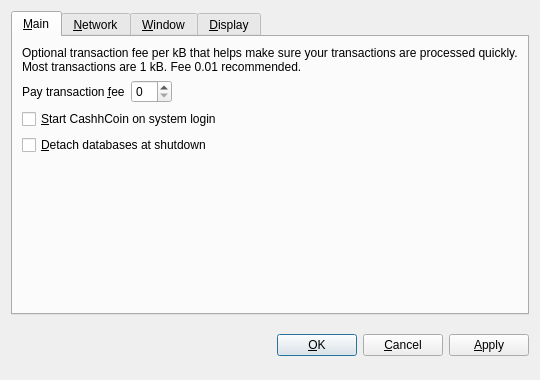
<?xml version="1.0" encoding="UTF-8"?>
<ui version="4.0">
 <class>OptionsDialog</class>
 <widget class="QDialog" name="OptionsDialog">
  <property name="geometry">
   <rect>
    <x>0</x>
    <y>0</y>
    <width>540</width>
    <height>380</height>
   </rect>
  </property>
  <property name="windowTitle">
   <string>Options</string>
  </property>
  <property name="modal">
   <bool>true</bool>
  </property>
  <layout class="QVBoxLayout" name="verticalLayout">
   <item>
    <widget class="QTabWidget" name="tabWidget">
     <property name="tabPosition">
      <enum>QTabWidget::North</enum>
     </property>
     <property name="currentIndex">
      <number>0</number>
     </property>
     <widget class="QWidget" name="tabMain">
      <attribute name="title">
       <string>&amp;Main</string>
      </attribute>
      <layout class="QVBoxLayout" name="verticalLayout_Main">
       <item>
        <widget class="QLabel" name="transactionFeeInfoLabel">
         <property name="text">
          <string>Optional transaction fee per kB that helps make sure your transactions are processed quickly. Most transactions are 1 kB. Fee 0.01 recommended.</string>
         </property>
         <property name="textFormat">
          <enum>Qt::PlainText</enum>
         </property>
         <property name="wordWrap">
          <bool>true</bool>
         </property>
        </widget>
       </item>
       <item>
        <layout class="QHBoxLayout" name="horizontalLayout_Main">
         <item>
          <widget class="QLabel" name="transactionFeeLabel">
           <property name="text">
            <string>Pay transaction &amp;fee</string>
           </property>
           <property name="textFormat">
            <enum>Qt::PlainText</enum>
           </property>
           <property name="buddy">
            <cstring>transactionFee</cstring>
           </property>
          </widget>
         </item>
         <item>
          <widget class="BitcoinAmountField" name="transactionFee"/>
         </item>
         <item>
          <spacer name="horizontalSpacer_Main">
           <property name="orientation">
            <enum>Qt::Horizontal</enum>
           </property>
           <property name="sizeHint" stdset="0">
            <size>
             <width>40</width>
             <height>20</height>
            </size>
           </property>
          </spacer>
         </item>
        </layout>
       </item>
       <item>
        <widget class="QCheckBox" name="bitcoinAtStartup">
         <property name="toolTip">
          <string>Automatically start CashhCoin after logging in to the system.</string>
         </property>
         <property name="text">
          <string>&amp;Start CashhCoin on system login</string>
         </property>
        </widget>
       </item>
       <item>
        <widget class="QCheckBox" name="detachDatabases">
         <property name="toolTip">
          <string>Detach block and address databases at shutdown. This means they can be moved to another data directory, but it slows down shutdown. The wallet is always detached.</string>
         </property>
         <property name="text">
          <string>&amp;Detach databases at shutdown</string>
         </property>
        </widget>
       </item>
       <item>
        <spacer name="verticalSpacer_Main">
         <property name="orientation">
          <enum>Qt::Vertical</enum>
         </property>
         <property name="sizeHint" stdset="0">
          <size>
           <width>20</width>
           <height>40</height>
          </size>
         </property>
        </spacer>
       </item>
      </layout>
     </widget>
     <widget class="QWidget" name="tabNetwork">
      <attribute name="title">
       <string>&amp;Network</string>
      </attribute>
      <layout class="QVBoxLayout" name="verticalLayout_Network">
       <item>
        <widget class="QCheckBox" name="mapPortUpnp">
         <property name="toolTip">
          <string>Automatically open the CashhCoin client port on the router. This only works when your router supports UPnP and it is enabled.</string>
         </property>
         <property name="text">
          <string>Map port using &amp;UPnP</string>
         </property>
        </widget>
       </item>
       <item>
        <widget class="QCheckBox" name="connectSocks">
         <property name="toolTip">
          <string>Connect to the CashhCoin network through a SOCKS proxy (e.g. when connecting through Tor).</string>
         </property>
         <property name="text">
          <string>&amp;Connect through SOCKS proxy:</string>
         </property>
        </widget>
       </item>
       <item>
        <layout class="QHBoxLayout" name="horizontalLayout_Network">
         <item>
          <widget class="QLabel" name="proxyIpLabel">
           <property name="text">
            <string>Proxy &amp;IP:</string>
           </property>
           <property name="textFormat">
            <enum>Qt::PlainText</enum>
           </property>
           <property name="buddy">
            <cstring>proxyIp</cstring>
           </property>
          </widget>
         </item>
         <item>
          <widget class="QValidatedLineEdit" name="proxyIp">
           <property name="maximumSize">
            <size>
             <width>140</width>
             <height>16777215</height>
            </size>
           </property>
           <property name="toolTip">
            <string>IP address of the proxy (e.g. 127.0.0.1)</string>
           </property>
          </widget>
         </item>
         <item>
          <widget class="QLabel" name="proxyPortLabel">
           <property name="text">
            <string>&amp;Port:</string>
           </property>
           <property name="textFormat">
            <enum>Qt::PlainText</enum>
           </property>
           <property name="buddy">
            <cstring>proxyPort</cstring>
           </property>
          </widget>
         </item>
         <item>
          <widget class="QLineEdit" name="proxyPort">
           <property name="maximumSize">
            <size>
             <width>55</width>
             <height>16777215</height>
            </size>
           </property>
           <property name="toolTip">
            <string>Port of the proxy (e.g. 9050)</string>
           </property>
          </widget>
         </item>
         <item>
          <widget class="QLabel" name="socksVersionLabel">
           <property name="text">
            <string>SOCKS &amp;Version:</string>
           </property>
           <property name="textFormat">
            <enum>Qt::PlainText</enum>
           </property>
           <property name="buddy">
            <cstring>socksVersion</cstring>
           </property>
          </widget>
         </item>
         <item>
          <widget class="QValueComboBox" name="socksVersion">
           <property name="toolTip">
            <string>SOCKS version of the proxy (e.g. 5)</string>
           </property>
          </widget>
         </item>
         <item>
          <spacer name="horizontalSpacer_Network">
           <property name="orientation">
            <enum>Qt::Horizontal</enum>
           </property>
           <property name="sizeHint" stdset="0">
            <size>
             <width>40</width>
             <height>20</height>
            </size>
           </property>
          </spacer>
         </item>
        </layout>
       </item>
       <item>
        <spacer name="verticalSpacer_Network">
         <property name="orientation">
          <enum>Qt::Vertical</enum>
         </property>
         <property name="sizeHint" stdset="0">
          <size>
           <width>20</width>
           <height>40</height>
          </size>
         </property>
        </spacer>
       </item>
      </layout>
     </widget>
     <widget class="QWidget" name="tabWindow">
      <attribute name="title">
       <string>&amp;Window</string>
      </attribute>
      <layout class="QVBoxLayout" name="verticalLayout_Window">
       <item>
        <widget class="QCheckBox" name="minimizeToTray">
         <property name="toolTip">
          <string>Show only a tray icon after minimizing the window.</string>
         </property>
         <property name="text">
          <string>&amp;Minimize to the tray instead of the taskbar</string>
         </property>
        </widget>
       </item>
       <item>
        <widget class="QCheckBox" name="minimizeOnClose">
         <property name="toolTip">
          <string>Minimize instead of exit the application when the window is closed. When this option is enabled, the application will be closed only after selecting Quit in the menu.</string>
         </property>
         <property name="text">
          <string>M&amp;inimize on close</string>
         </property>
        </widget>
       </item>
       <item>
        <spacer name="verticalSpacer_Window">
         <property name="orientation">
          <enum>Qt::Vertical</enum>
         </property>
         <property name="sizeHint" stdset="0">
          <size>
           <width>20</width>
           <height>40</height>
          </size>
         </property>
        </spacer>
       </item>
      </layout>
     </widget>
     <widget class="QWidget" name="tabDisplay">
      <attribute name="title">
       <string>&amp;Display</string>
      </attribute>
      <layout class="QVBoxLayout" name="verticalLayout_Display">
       <item>
        <layout class="QHBoxLayout" name="horizontalLayout_1_Display">
         <item>
          <widget class="QLabel" name="langLabel">
           <property name="text">
            <string>User Interface &amp;language:</string>
           </property>
           <property name="textFormat">
            <enum>Qt::PlainText</enum>
           </property>
           <property name="buddy">
            <cstring>lang</cstring>
           </property>
          </widget>
         </item>
         <item>
          <widget class="QValueComboBox" name="lang">
           <property name="toolTip">
            <string>The user interface language can be set here. This setting will take effect after restarting CashhCoin.</string>
           </property>
          </widget>
         </item>
        </layout>
       </item>
       <item>
        <layout class="QHBoxLayout" name="horizontalLayout_2_Display">
         <item>
          <widget class="QLabel" name="unitLabel">
           <property name="text">
            <string>&amp;Unit to show amounts in:</string>
           </property>
           <property name="textFormat">
            <enum>Qt::PlainText</enum>
           </property>
           <property name="buddy">
            <cstring>unit</cstring>
           </property>
          </widget>
         </item>
         <item>
          <widget class="QValueComboBox" name="unit">
           <property name="toolTip">
            <string>Choose the default subdivision unit to show in the interface and when sending coins.</string>
           </property>
          </widget>
         </item>
        </layout>
       </item>
       <item>
        <widget class="QCheckBox" name="displayAddresses">
         <property name="toolTip">
          <string>Whether to show CashhCoin addresses in the transaction list or not.</string>
         </property>
         <property name="text">
          <string>&amp;Display addresses in transaction list</string>
         </property>
        </widget>
       </item>
       <item>
        <widget class="QCheckBox" name="coinControlFeatures">
         <property name="toolTip">
          <string>Whether to show coin control features or not.</string>
         </property>
         <property name="text">
          <string>Display coin &amp;control features (experts only!)</string>
         </property>
        </widget>
       </item>
       <item>
        <spacer name="verticalSpacer_Display">
         <property name="orientation">
          <enum>Qt::Vertical</enum>
         </property>
         <property name="sizeHint" stdset="0">
          <size>
           <width>20</width>
           <height>40</height>
          </size>
         </property>
        </spacer>
       </item>
      </layout>
     </widget>
    </widget>
   </item>
   <item>
    <layout class="QHBoxLayout" name="horizontalLayout_Buttons">
     <item>
      <spacer name="horizontalSpacer_1">
       <property name="orientation">
        <enum>Qt::Horizontal</enum>
       </property>
       <property name="sizeHint" stdset="0">
        <size>
         <width>40</width>
         <height>48</height>
        </size>
       </property>
      </spacer>
     </item>
     <item>
      <widget class="QLabel" name="statusLabel">
       <property name="font">
        <font>
         <weight>75</weight>
         <bold>true</bold>
        </font>
       </property>
       <property name="text">
        <string/>
       </property>
       <property name="textFormat">
        <enum>Qt::PlainText</enum>
       </property>
       <property name="wordWrap">
        <bool>true</bool>
       </property>
      </widget>
     </item>
     <item>
      <spacer name="horizontalSpacer_2">
       <property name="orientation">
        <enum>Qt::Horizontal</enum>
       </property>
       <property name="sizeHint" stdset="0">
        <size>
         <width>40</width>
         <height>48</height>
        </size>
       </property>
      </spacer>
     </item>
     <item>
      <widget class="QPushButton" name="okButton">
       <property name="text">
        <string>&amp;OK</string>
       </property>
      </widget>
     </item>
     <item>
      <widget class="QPushButton" name="cancelButton">
       <property name="text">
        <string>&amp;Cancel</string>
       </property>
       <property name="autoDefault">
        <bool>false</bool>
       </property>
      </widget>
     </item>
     <item>
      <widget class="QPushButton" name="applyButton">
       <property name="text">
        <string>&amp;Apply</string>
       </property>
       <property name="autoDefault">
        <bool>false</bool>
       </property>
      </widget>
     </item>
    </layout>
   </item>
  </layout>
 </widget>
 <customwidgets>
  <customwidget>
   <class>BitcoinAmountField</class>
   <extends>QSpinBox</extends>
   <header>bitcoinamountfield.h</header>
  </customwidget>
  <customwidget>
   <class>QValueComboBox</class>
   <extends>QComboBox</extends>
   <header>qvaluecombobox.h</header>
  </customwidget>
  <customwidget>
   <class>QValidatedLineEdit</class>
   <extends>QLineEdit</extends>
   <header>qvalidatedlineedit.h</header>
  </customwidget>
 </customwidgets>
 <resources/>
 <connections/>
</ui>
